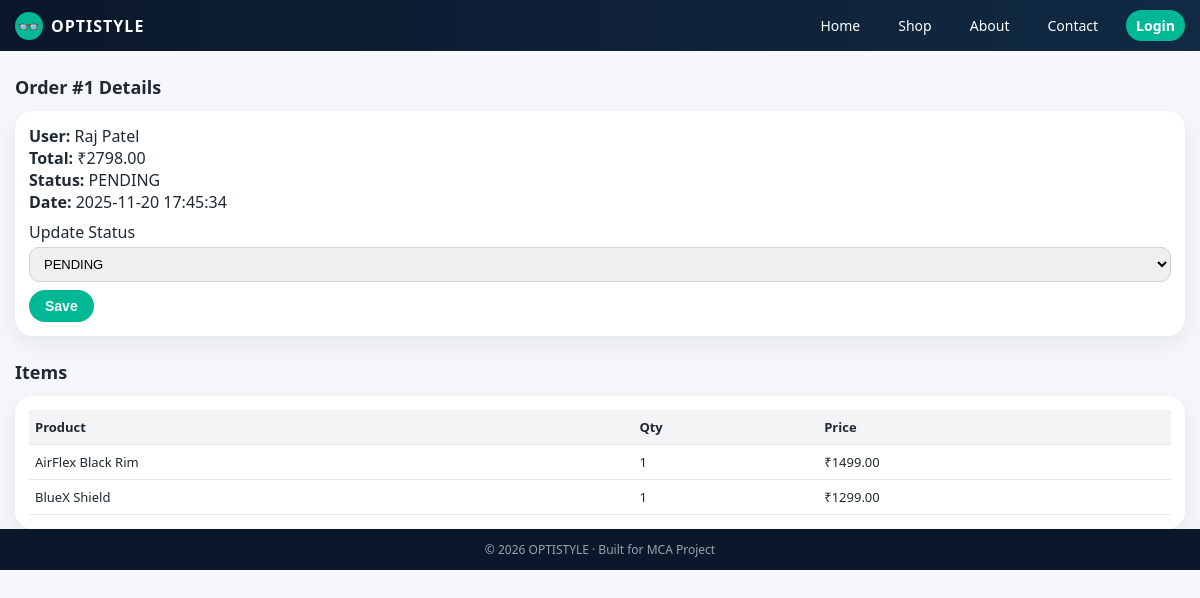
Screenshot of /admin/order_view.php?id=1 (signed in) with the database file from the repository.
### tables this page shows
CREATE TABLE IF NOT EXISTS `orders` (
  `order_id` int(11) NOT NULL AUTO_INCREMENT,
  `user_id` int(11) NOT NULL,
  `total_amount` decimal(10,2) NOT NULL,
  `payment_method` varchar(10) DEFAULT 'COD',
  `status` enum('PENDING','SHIPPED','DELIVERED','CANCELLED') DEFAULT 'PENDING',
  `placed_at` datetime DEFAULT CURRENT_TIMESTAMP,
  `ship_name` varchar(100) DEFAULT NULL,
  `ship_phone` varchar(15) DEFAULT NULL,
  `ship_city` varchar(100) DEFAULT NULL,
  `ship_state` varchar(100) DEFAULT NULL,
  `ship_pincode` varchar(10) DEFAULT NULL,
  PRIMARY KEY (`order_id`),
  KEY `user_id` (`user_id`)
);

CREATE TABLE IF NOT EXISTS `users` (
  `user_id` int(11) NOT NULL AUTO_INCREMENT,
  `name` varchar(100) NOT NULL,
  `email` varchar(150) NOT NULL,
  `password` varchar(255) NOT NULL,
  `phone` varchar(15) DEFAULT NULL,
  `city` varchar(100) DEFAULT NULL,
  `state` varchar(100) DEFAULT NULL,
  `pincode` varchar(10) DEFAULT NULL,
  `created_at` datetime DEFAULT CURRENT_TIMESTAMP,
  PRIMARY KEY (`user_id`),
  UNIQUE KEY `email` (`email`)
);

CREATE TABLE IF NOT EXISTS `order_items` (
  `order_item_id` int(11) NOT NULL AUTO_INCREMENT,
  `order_id` int(11) NOT NULL,
  `product_id` int(11) NOT NULL,
  `quantity` int(11) NOT NULL,
  `price` decimal(10,2) NOT NULL,
  PRIMARY KEY (`order_item_id`),
  KEY `order_id` (`order_id`),
  KEY `product_id` (`product_id`)
);

CREATE TABLE IF NOT EXISTS `products` (
  `product_id` int(11) NOT NULL AUTO_INCREMENT,
  `category_id` int(11) DEFAULT NULL,
  `product_name` varchar(100) NOT NULL,
  `description` text,
  `price` decimal(10,2) NOT NULL,
  `frame_shape` varchar(50) DEFAULT NULL,
  `frame_material` varchar(50) DEFAULT NULL,
  `image` varchar(200) DEFAULT NULL,
  `is_active` tinyint(1) DEFAULT '1',
  `created_at` datetime DEFAULT CURRENT_TIMESTAMP,
  PRIMARY KEY (`product_id`),
  KEY `category_id` (`category_id`)
);

### admin/order_view.php (the view, shortened to what this page needs)
<?php
require_once "../db.php";
$id=(int)$_GET['id'];
$order = $pdo->prepare("SELECT o.*, u.name FROM orders o JOIN users u ON o.user_id=u.user_id WHERE order_id=?");
$order->execute([$id]);
$ord=$order->fetch(PDO::FETCH_ASSOC);
$items=$pdo->prepare("
SELECT oi.*, p.product_name
FROM order_items oi
JOIN products p ON p.product_id=oi.product_id
WHERE oi.order_id=?
");
$items->execute([$id]);
include "../layout_top.php";
?>
<h2 class="section-title">Order #<?= $id; ?> Details</h2>
<div class="card">
    <p><strong>User:</strong> <?= htmlspecialchars($ord['name']); ?></p>
    <p><strong>Total:</strong> ₹<?= $ord['total_amount']; ?></p>
    <p><strong>Status:</strong> <?= $ord['status']; ?></p>
    <p><strong>Date:</strong> <?= $ord['placed_at']; ?></p>
    <form method="post" class="mt-2">
        <label>Update Status</label>
        <select name="status">
            <option <?= $ord['status']=='PENDING'?'selected':'' ?>>PENDING</option>
        </select>
        <button class="btn btn-primary mt-2">Save</button>
    </form>
</div>
<h3 class="section-title">Items</h3>
<div class="card">
<table>
    <thead>
        <tr><th>Product</th><th>Qty</th><th>Price</th></tr>
    </thead>
    <tbody>
    <?php foreach($items as $i): ?>
        <tr>
            <td><?= htmlspecialchars($i['product_name']); ?></td>
            <td><?= $i['quantity']; ?></td>
            <td>₹<?= $i['price']; ?></td>
        </tr>
    <?php endforeach; ?>
    </tbody>
</table>
</div>
<?php include "../layout_bottom.php"; ?>

### layout_top.php (style rules this page uses)
:root { --primary:#00b894; --primary-dark:#00916e; --bg:#f5f7fb; --text:#1f2933; }
* { box-sizing:border-box;margin:0;padding:0; }
body { font-family: system-ui,-apple-system,"Segoe UI",sans-serif; background:var(--bg); color:var(--text); }
.btn { display:inline-block; padding:8px 16px; border-radius:999px; border:none; cursor:pointer; font-size:14px; font-weight:600; }
.btn-primary { background:var(--primary); color:#fff; }
.section-title { font-size:18px; font-weight:600; margin:24px 0 12px; }
.card { background:#fff; border-radius:18px; padding:14px; box-shadow:0 8px 22px rgba(15,23,42,0.08); transition:transform .2s,box-shadow .2s; }
label { display:block;margin-bottom:4px; }
input,select,textarea { width:100%; padding:8px 10px; border-radius:10px; border:1px solid #d1d5db; font-size:13px; }
.mt-2 { margin-top:8px; }
table { width:100%; border-collapse:collapse; font-size:13px; }
th,td { padding:8px 6px; border-bottom:1px solid #e5e7eb; }
th { background:#f3f4f6;text-align:left; }

### rows the page displays
orders: user.name "Raj Patel", total_amount "2798.00", status "PENDING", placed_at "2025-11-20 17:45:34"
order_items: product.product_name "AirFlex Black Rim", quantity "1", price "1499.00"
order_items: product.product_name "BlueX Shield", quantity "1", price "1299.00"

### other values shown
$id "1"
